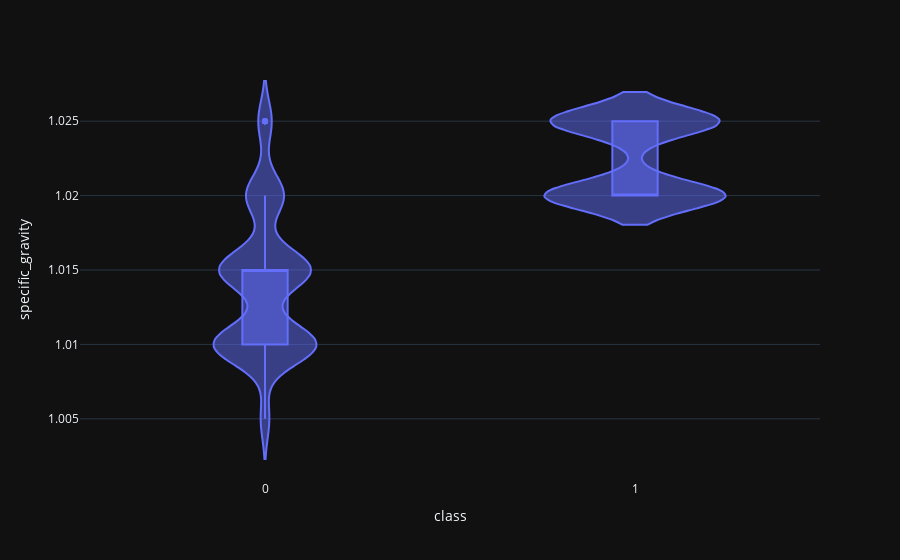

This figure's notebook cell:
### Code cell
voilin('specific_gravity',df)

### Figure 1 — Plotly figure (JSON) as saved in the notebook; plotly's stock layout.template omitted (floating-point values rounded to 4 significant figures; data arrays with more than 128 entries replaced by an {"elided": "..."} marker saying what was removed)
{"data": [{"alignmentgroup": "True", "box": {"visible": true}, "hovertemplate": "class=%{x}<br>specific_gravity=%{y}<extra></extra>", "legendgroup": "", "marker": {"color": "#636efa"}, "name": "", "offsetgroup": "", "orientation": "v", "scalegroup": "True", "showlegend": false, "type": "violin", "x": {"elided": "400 int values"}, "x0": " ", "xaxis": "x", "y": {"elided": "400 float values"}, "y0": " ", "yaxis": "y"}], "layout": {"legend": {"tracegroupgap": 0}, "margin": {"t": 60}, "violinmode": "group", "xaxis": {"anchor": "y", "domain": [0, 1], "title": {"text": "class"}}, "yaxis": {"anchor": "x", "domain": [0, 1], "title": {"text": "specific_gravity"}}}}
